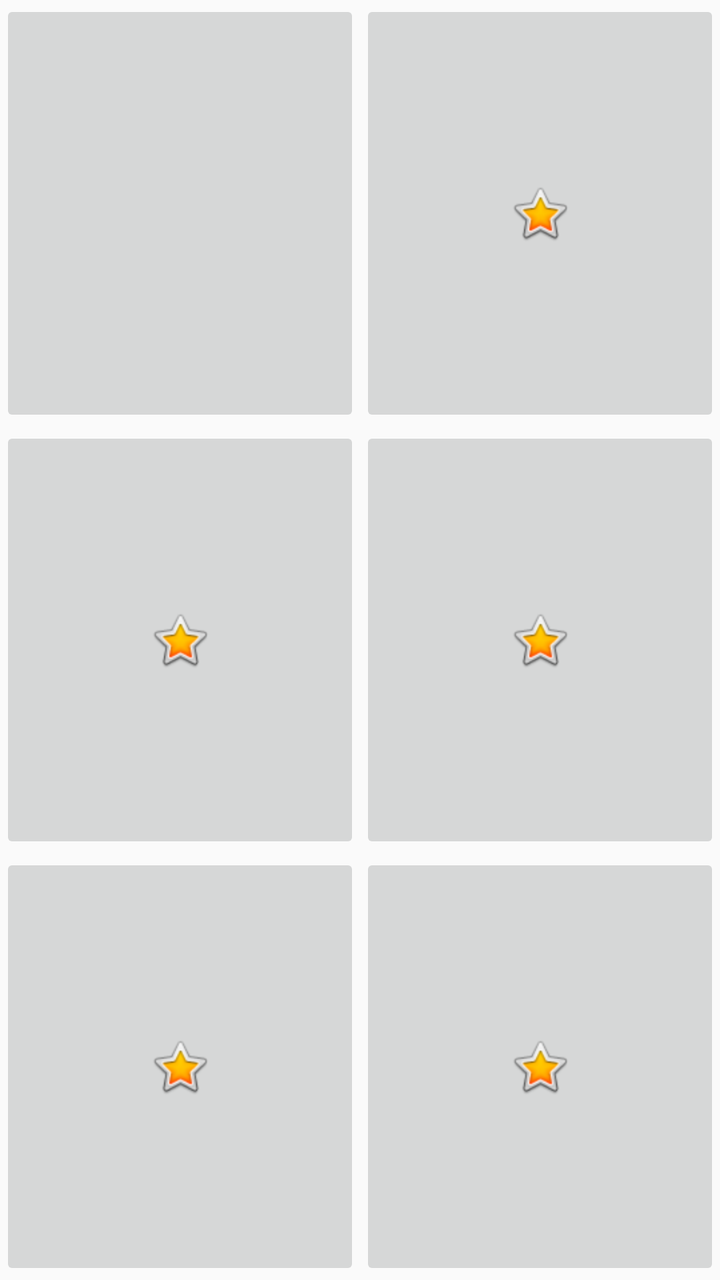
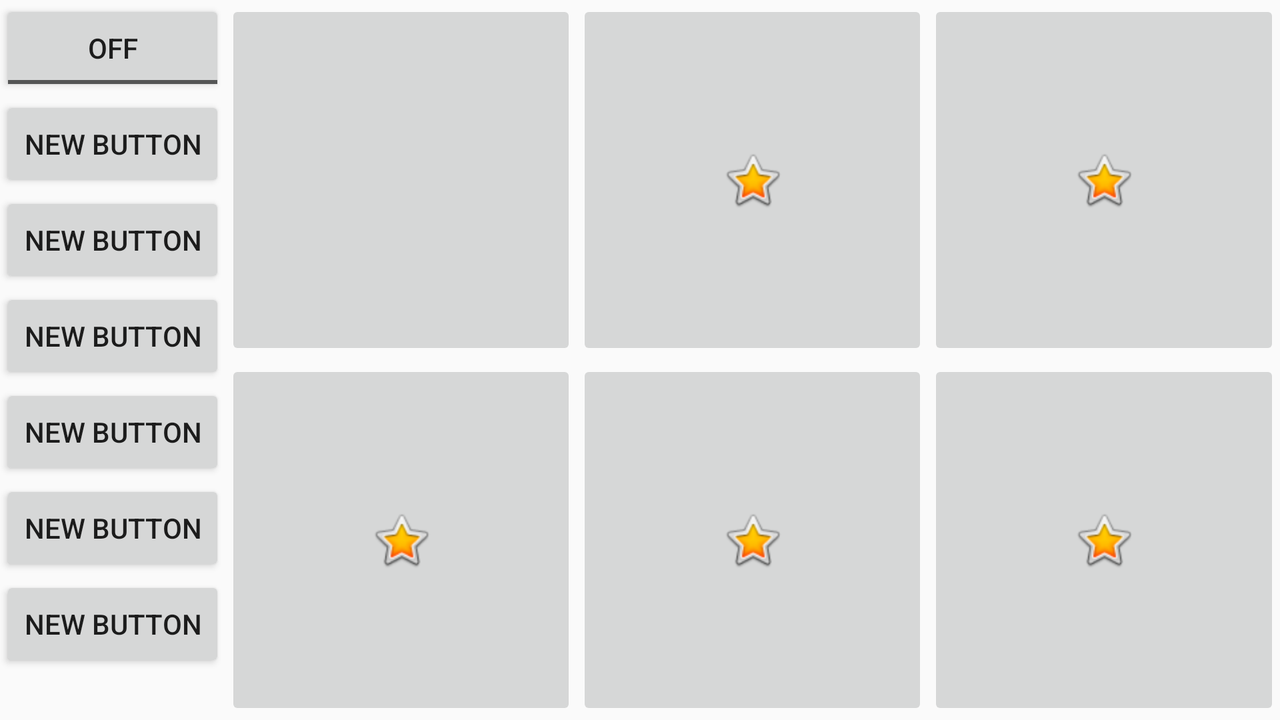

First picture: res/layout/ on a phone held upright. Second picture: the repository's own variant of that layout, on a device whose configuration matches the variant's folder. Source for both follows.
<!-- AndroidManifest.xml: application theme AppTheme -->
<!-- res/layout/activity_login.xml -->
<?xml version="1.0" encoding="utf-8"?>
<RelativeLayout xmlns:android="http://schemas.android.com/apk/res/android"
    android:id="@+id/RelativeLayout1"
    android:layout_width="fill_parent"
    android:layout_height="fill_parent"
    android:gravity="center"
    android:orientation="vertical" >


    <TableLayout
        android:id="@+id/tableLayout1"
        android:layout_width="fill_parent"
        android:layout_height="fill_parent" >


        <TableRow
            android:id="@+id/tableRow1"
            android:layout_width="wrap_content"
            android:layout_height="0dp"
            android:layout_weight="1" >

            <ImageButton
                android:id="@+id/imageButton1"
                android:layout_width="0dp"
                android:layout_height="fill_parent"
                android:layout_weight="1"
                android:src="@android:drawable/toast_frame"
                android:adjustViewBounds="false" />

            <ImageButton
                android:id="@+id/imageButton2"
                android:layout_width="0dp"
                android:layout_height="fill_parent"
                android:layout_weight="1"
                android:src="@android:drawable/btn_star_big_on" />
        </TableRow>


        <TableRow
            android:id="@+id/tableRow2"
            android:layout_width="wrap_content"
            android:layout_height="0dp"
            android:layout_weight="1" >

            <ImageButton
                android:id="@+id/imageButton3"
                android:layout_width="0dp"
                android:layout_height="match_parent"
                android:layout_weight="1"
                android:src="@android:drawable/btn_star_big_on" />

            <ImageButton
                android:id="@+id/imageButton4"
                android:layout_width="0dp"
                android:layout_height="match_parent"
                android:layout_weight="1"
                android:src="@android:drawable/btn_star_big_on" />
        </TableRow>


        <TableRow
            android:id="@+id/tableRow3"
            android:layout_width="wrap_content"
            android:layout_height="0dp"
            android:layout_weight="1" >

            <ImageButton
                android:id="@+id/imageButton5"
                android:layout_width="0dp"
                android:layout_height="match_parent"
                android:layout_weight="1"
                android:src="@android:drawable/btn_star_big_on" />

            <ImageButton
                android:id="@+id/imageButton6"
                android:layout_width="0dp"
                android:layout_height="match_parent"
                android:layout_weight="1"
                android:src="@android:drawable/btn_star_big_on" />
        </TableRow>

    </TableLayout>

</RelativeLayout>
<!-- resources referenced by this layout -->
<resources>
  <style name="AppTheme" parent="Theme.AppCompat.Light.DarkActionBar">
          
          <item name="colorPrimary">@color/colorPrimary</item>
          <item name="colorPrimaryDark">@color/colorPrimaryDark</item>
          <item name="colorAccent">@color/colorAccent</item>
      </style>
</resources>
<!-- res/layout-land/activity_login.xml (the author's variant of the layout above) -->
<!-- drawn on the phone turned sideways -->
<?xml version="1.0" encoding="utf-8"?>
<RelativeLayout xmlns:android="http://schemas.android.com/apk/res/android"
    android:id="@+id/RelativeLayout1"
    android:layout_width="fill_parent"
    android:layout_height="fill_parent"
    android:gravity="center"
    android:orientation="vertical" >

    <TableLayout
        android:layout_width="wrap_content"
        android:id="@+id/tableLayout"
        android:layout_height="wrap_content">

        <ToggleButton
            android:layout_width="wrap_content"
            android:layout_height="wrap_content"
            android:text="New ToggleButton"
            android:id="@+id/toggleButton" />

        <Button
            android:layout_width="wrap_content"
            android:layout_height="wrap_content"
            android:text="New Button"
            android:id="@+id/button10" />

        <Button
            android:layout_width="wrap_content"
            android:layout_height="wrap_content"
            android:text="New Button"
            android:id="@+id/button11" />

        <Button
            android:layout_width="wrap_content"
            android:layout_height="wrap_content"
            android:text="New Button"
            android:id="@+id/button12" />

        <Button
            android:layout_width="wrap_content"
            android:layout_height="wrap_content"
            android:text="New Button"
            android:id="@+id/button17" />

        <Button
            android:layout_width="wrap_content"
            android:layout_height="wrap_content"
            android:text="New Button"
            android:id="@+id/button18" />

        <Button
            android:layout_width="wrap_content"
            android:layout_height="wrap_content"
            android:text="New Button"
            android:id="@+id/button20" />
    </TableLayout>

    <TableLayout
        android:id="@+id/tableLayout1"
        android:layout_width="match_parent"
        android:layout_height="fill_parent"
        android:layout_toRightOf="@+id/tableLayout">


        <TableRow
            android:id="@+id/tableRow1"
            android:layout_width="wrap_content"
            android:layout_height="0dp"
            android:layout_weight="1" >

            <ImageButton
                android:id="@+id/imageButton1"
                android:layout_width="0dp"
                android:layout_height="match_parent"
                android:layout_weight="1"
                android:src="@android:drawable/toast_frame"
                android:adjustViewBounds="false" />

            <ImageButton
                android:id="@+id/imageButton2"
                android:layout_width="0dp"
                android:layout_height="fill_parent"
                android:layout_weight="1"
                android:src="@android:drawable/btn_star_big_on" />
            <ImageButton
                android:id="@+id/imageButton3"
                android:layout_width="0dp"
                android:layout_height="match_parent"
                android:layout_weight="1"
                android:src="@android:drawable/btn_star_big_on" />
        </TableRow>


        <TableRow
            android:id="@+id/tableRow2"
            android:layout_width="wrap_content"
            android:layout_height="0dp"
            android:layout_weight="1" >



            <ImageButton
                android:id="@+id/imageButton4"
                android:layout_width="0dp"
                android:layout_height="match_parent"
                android:layout_weight="1"
                android:src="@android:drawable/btn_star_big_on" />
            <ImageButton
                android:id="@+id/imageButton5"
                android:layout_width="0dp"
                android:layout_height="match_parent"
                android:layout_weight="1"
                android:src="@android:drawable/btn_star_big_on" />

            <ImageButton
                android:id="@+id/imageButton6"
                android:layout_width="0dp"
                android:layout_height="match_parent"
                android:layout_weight="1"
                android:src="@android:drawable/btn_star_big_on" />
        </TableRow>

    </TableLayout>

</RelativeLayout>
